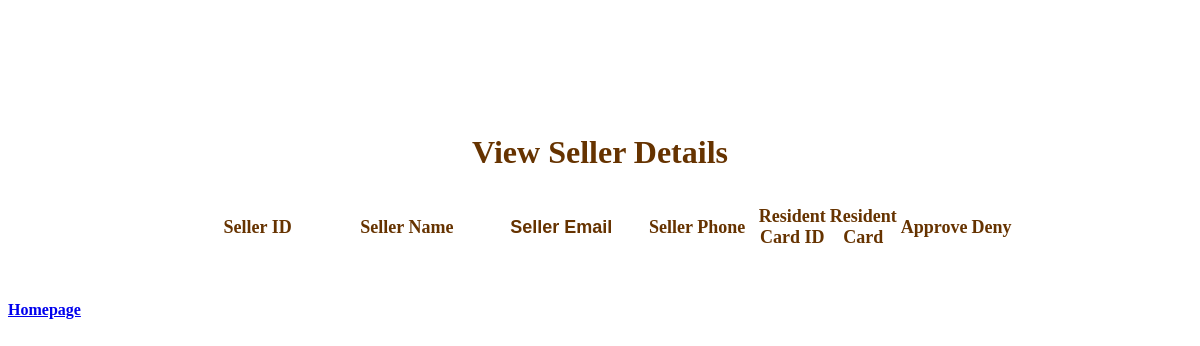
Page /pages/administrator/ViewSellerByAdmin.php on the earlier database version.
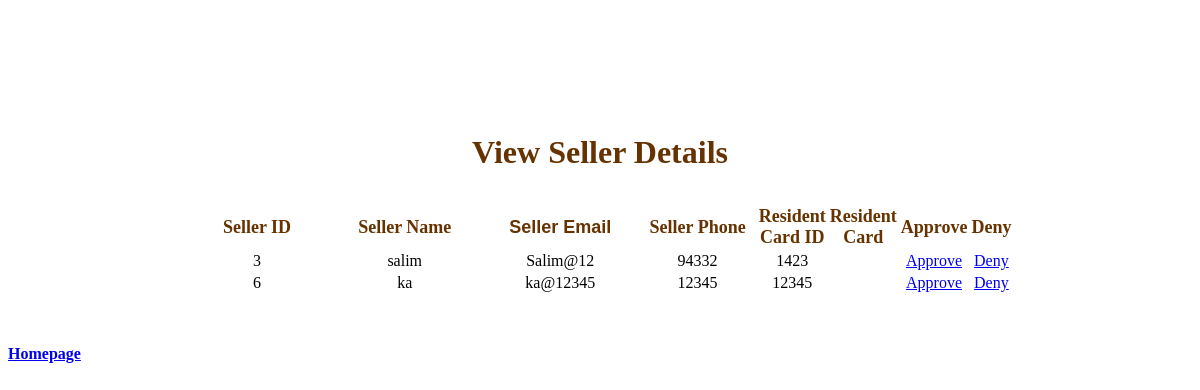
Same page on the later database version.
### tables this page shows
CREATE TABLE IF NOT EXISTS `sellers` (
  `seller_id` int(11) NOT NULL AUTO_INCREMENT COMMENT 'Unique identifier for each\r\nseller.',
  `seller_name` varchar(60) NOT NULL COMMENT 'Name chosen by the seller.',
  `seller_email` varchar(50) NOT NULL COMMENT 'Email address of the seller.',
  `seller_phone` varchar(8) NOT NULL COMMENT 'Phone number of the seller.',
  `seller_password` varchar(30) NOT NULL COMMENT 'Password for the seller to authenticate into the system.',
  `seller_security_question` varchar(150) NOT NULL COMMENT 'Security question as an additional authentication factor.',
  `seller_security_answer` varchar(200) NOT NULL COMMENT 'Security answer as authentication factor for the security question.',
  `seller_resident_id_number` varchar(100) NOT NULL COMMENT 'seller resident id number for identity and security purposes.',
  `seller_resident_card_image` varchar(50) NOT NULL COMMENT 'seller resident card image file location on the server.',
  `seller_status` tinyint(1) NOT NULL COMMENT 'Seller status whether approved by an administrator or not.',
  `administrator_id` int(11) DEFAULT NULL,
  PRIMARY KEY (`seller_id`)
);

### pages/administrator/ViewSellerByAdmin.php (the view, shortened to what this page needs)
<!DOCTYPE html>
<html>
<head>
</head>
<body>
<p>&nbsp;</p>
<p>&nbsp;</p>
<p>&nbsp;</p>
<p class="auto-style1"><strong>View Seller Details</strong></p>
<table align="center" style="width: 70%; height: 23px">
	<tr>
		<td class="auto-style2" style="width: 169px">
		<strong>Seller ID</strong></td>
		<td class="auto-style2" style="width: 187px">
		<strong>Seller Name</strong></td>
		<td class="auto-style5" style="width: 181px"><strong>Seller Email</strong></td>
		<td class="auto-style2" style="width: 137px"><strong>Seller Phone</strong></td>
		<td class="auto-style2"><strong>Resident Card ID</strong></td>
		<td class="auto-style2"><strong>Resident Card</strong></td>
		<td class="auto-style2"><strong>Approve</strong></td>
		<td class="auto-style2"><strong>Deny</strong></td>
	</tr>
	<?php
$pdo = require('../../mysql_db_connection.php');
$query = $pdo->prepare("SELECT * FROM Sellers WHERE seller_status=0;");
$query->execute();
$rows=$query->fetchAll(PDO::FETCH_ASSOC);
foreach($rows as $row)
	{
		echo "<tr>";
			echo "<td><center>{$row['seller_id']}</center></td>";
			echo "<td><center>{$row['seller_name']}</center></td>";
			echo "<td><center>{$row['seller_email']}</center></td>";
			echo "<td><center>{$row['seller_phone']}</center></td>";
			echo "<td><center>{$row['seller_resident_id_number']}</center></td>";
			echo "<td><center><img=src'{$row['seller_resident_card_image']}'></center></td>";
			echo "<td><center><a href='approveseller.php?sid={$row['seller_id']}'onclick=\"return confirm('Do you want to approve the seller?');\">Approve</a><center></td>";
			echo "<td><center><a href='denyseller.php?sid={$row['seller_id']}'onclick=\"return confirm('Do you want to deny the seller?');\">Deny</a><center></td>";
		echo "</tr>";
	}
	?>
</table>
<p>&nbsp;</p>
<p class="auto-style4"><strong><a href="A_Menu.php">Homepage</a></strong></p>
</body>
</html>

### pages/administrator/ViewSellerByAdmin.php (style rules this page uses)
.auto-style1 { text-align: center; font-family: Calibri; font-size: xx-large; color: #663300; }
.auto-style2 { font-family: Calibri; text-align: center; color: #663300; font-size: large; }
.auto-style4 { font-family: Calibri; }
.auto-style5 { font-family: Calibri, sans-serif; text-align: center; color: #663300; font-size: large; }

Differences in the rows shown:
added sellers: seller_id "3", seller_name "salim", seller_email "Salim@12", seller_phone "94332", seller_resident_id_number "1423"
added sellers: seller_id "6", seller_name "ka", seller_email "ka@12345", seller_phone "12345", seller_resident_id_number "12345"
